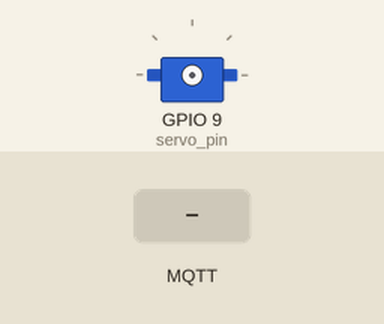
Recording of a program running on a simulated ESP32 board running MicroPython. Parts: servo. The test bench sets the inputs (shaded band). WiFi joins after 1.5 s; no MQTT or app messages arrive unless stated; servo angles are drawn from the pulse width (0.5 ms = 0°, 2.5 ms = 180°); what the program prints to the serial console is not drawn.

Above: at 2.8 s.
2.9 s: MQTT message "opt:right" arrives on the first subscribed topic
At 4.0 s:
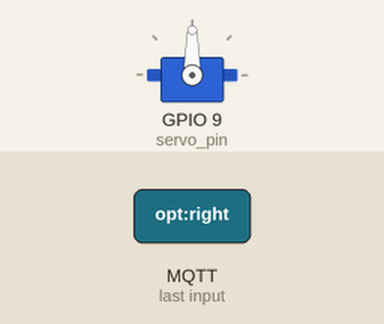
4.5 s: MQTT message "opt:left" arrives on the first subscribed topic
At 4.57 s:
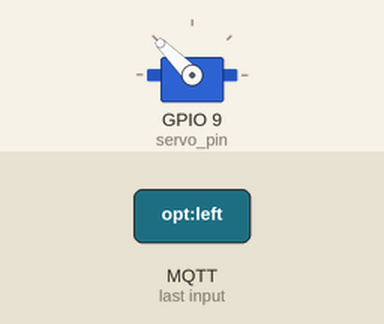
Timing chart, 0 to 7.5 s (numbered marks = the images above; inputs shaded):
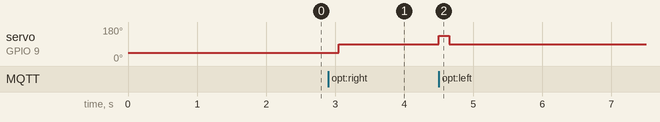

Measured:
- after the input at 2.9 s, servo on GPIO 9 (servo_pin): 45° → 90° after 0.15 s
- after the input at 4.5 s, servo on GPIO 9 (servo_pin): 90° → 135° at once, → 90° 0.15 s later

The program:

main.py
```python
import network
import time
from machine import Pin, PWM
from umqtt.simple import MQTTClient

# Wi-Fi设置
WIFI_SSID = 'Redmi K60 Pro'
WIFI_PASSWORD = '23456789'

# 初始化PWM对象，选择ESP32-C3上的一个支持PWM的引脚
servo_pin = Pin(9)  # 使用GPIO9
pwm_servo = PWM(servo_pin, freq=50)  # 设置SG90舵机的PWM频率为50Hz

# 设置舵机旋转
def servo_angle(angle):
    # 设置脉冲宽度
    if angle == 'left':
        duty_cycle = 2000 / 20000  # 逆时针旋转
    elif angle == 'right':
        duty_cycle = 1000 / 20000  # 顺时针旋转
    duty = int(duty_cycle * 65535)
    pwm_servo.duty_u16(duty)
    time.sleep(0.15)  # 旋转0.15秒
    pwm_servo.duty_u16(int((1500 / 20000) * 65535))  # 停止

# 连接到Wi-Fi
def connect_wifi(ssid, password):
    wlan = network.WLAN(network.STA_IF)
    wlan.active(True)
    if not wlan.isconnected():
        print('正在连接网络...')
        wlan.connect(ssid, password)
        while not wlan.isconnected():
            pass
    print('网络配置:', wlan.ifconfig())

# MQTT设置
MQTT_BROKER = "118.24.230.64"
MQTT_PORT = 1883
MQTT_TOPIC = "servo/control"

# 创建回调函数来处理收到的消息
def on_message(topic, msg):
    message = msg.decode()

    if message == "opt:right":
        print("接收到向右的指令，向右旋转0.15秒")
        servo_angle('right')
    elif message == "opt:left":
        print("接收到向左的指令，向左旋转0.15秒")
        servo_angle('left')
    else:
        print("错误的指令")

# 订阅MQTT主题
def mqtt_subscribe():
    client = MQTTClient("device", MQTT_BROKER, MQTT_PORT)
    client.set_callback(on_message)
    client.connect()
    client.subscribe(MQTT_TOPIC)
    print("已连接到MQTT代理并订阅了主题: {}".format(MQTT_TOPIC))

    try:
        while True:
            client.wait_msg()
    finally:
        client.disconnect()

# 主程序
def main():
    connect_wifi(WIFI_SSID, WIFI_PASSWORD)
    mqtt_subscribe()

if __name__ == "__main__":
    main()
```
